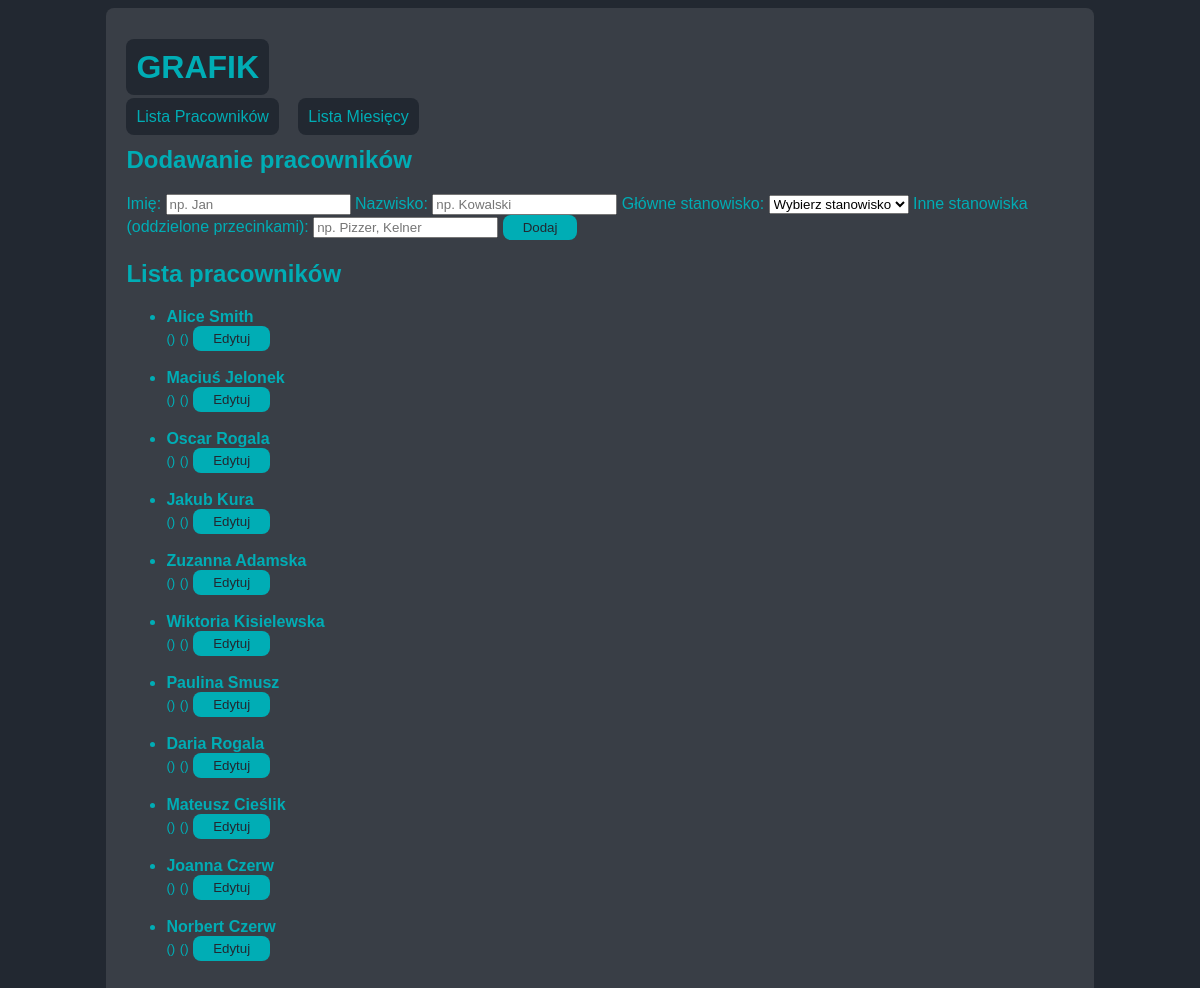
Screenshot of /list_employees with the database file from the repository.
### tables this page shows
CREATE TABLE employees(
id INTEGER PRIMARY KEY AUTOINCREMENT,
name TEXT NOT NULL,
surname TEXT NOT NULL,
positions TEXT not null,
active INTEGER NOT NULL DEFAULT 1 CHECK (active IN (0, 1)),
created_at TEXT NOT NULL DEFAULT (datetime('now'))
);

### app.py (the view, shortened to what this page needs)
@app.route("/list_employees", methods=["GET","POST"])
def list_employees():
    db = get_db()
    positions = db.execute("SELECT name FROM positions").fetchall()
    raw_employees = db.execute("SELECT id, name, surname, positions, active, created_at FROM employees ORDER by created_at DESC").fetchall()
    return render_template("list_employees.html", employees=raw_employees, positions=positions)

### app.py (called while the page is built)
def get_db():
    if "db" not in g:
        conn = sqlite3.connect(DATABASE)
        conn.row_factory = sqlite3.Row
        conn.execute("PRAGMA foreign_keys = ON;")
        g.db = conn
    return g.db

### templates/list_employees.html (shortened to what this page needs)
{% extends "index.html" %}
    {% block content %}
    <h2>Dodawanie pracowników</h2>
    <form method="post" action="{{ url_for('list_employees') }}">
        <label for="name">Imię:</label>
        <input type="text" name="name" id="name" required placeholder="np. Jan">
        <label for="surname">Nazwisko:</label>
        <input type="text" name="surname" id="surname" required placeholder="np. Kowalski">
        <label for="main_position">Główne stanowisko:</label>
        <select name="main_position" id="main_position" required>
            <option value="">Wybierz stanowisko</option>
        </select>
        <label for="other_positions">Inne stanowiska (oddzielone przecinkami):</label>
        <input type="text" name="other_positions" id="other_positions" placeholder="np. Pizzer, Kelner">
        <button type="submit">Dodaj</button>
    </form>
    <h2>Lista pracowników</h2>
{% if employees|length == 0 %}
<h3>Brak pracowników na liście</h3>
{% else %}
    <ul>
        {% for employee in employees %}
            <li class="employee-item">
                <div class="employee-title">
                    <strong>{{ employee["name"] }} {{ employee["surname"] }}</strong>
                    <br>
                    <small>({{ employee['positions']['main_position'] }})</small>
                    {%if employee['positions']['other_positions'] != ['None'] and employee['positions']['other_positions'] != [] %}<small>({{ employee['positions']['other_positions']|join(', ') }})</small>{% endif %}
                    <form method="get" action='{{ url_for('edit_employee', employee_id=employee['id']) }}' style="display:inline;">
                        <button type="submit">Edytuj</button>
                    </form>
                </div>
                <br>
            </li>
        {% endfor %}
    </ul>
{% endif %}
    {% endblock %}

### static/CSS/style.css (style rules this page uses)
:root { --body_color: #222831; --main_color: #393E46; --text_color: #00ADB5; }
body { background-color: var(--body_color, value); color: var(--text_color, value); font-family: Arial, sans-serif; }
button { background-color: var(--text_color); color: var(--body_color); border: none; padding: 5px 20px; border-radius: 8px; cursor: pointer; }

### rows the page displays
employees: name "Alice", surname "Smith"
employees: name "Maciuś", surname "Jelonek"
employees: name "Oscar", surname "Rogala"
employees: name "Jakub", surname "Kura"
employees: name "Zuzanna", surname "Adamska"
employees: name "Wiktoria", surname "Kisielewska"
employees: name "Paulina", surname "Smusz"
employees: name "Daria", surname "Rogala"
employees: name "Mateusz", surname "Cieślik"
employees: name "Joanna", surname "Czerw"
employees: name "Norbert", surname "Czerw"
